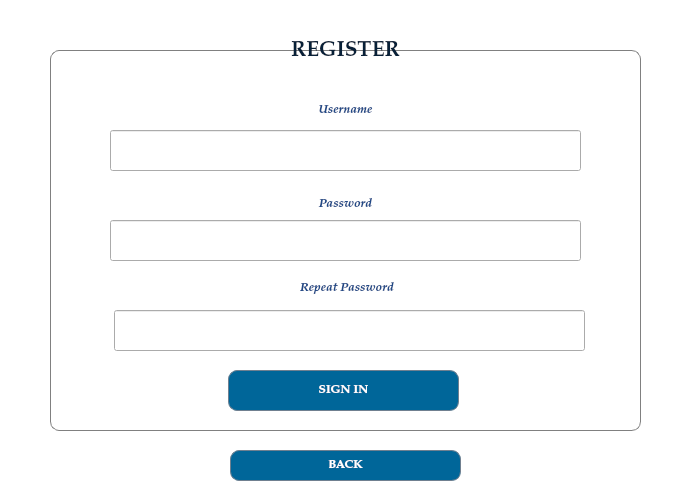
<?xml version="1.0" encoding="UTF-8"?>
<ui version="4.0">
 <class>signin</class>
 <widget class="QDialog" name="signin">
  <property name="geometry">
   <rect>
    <x>0</x>
    <y>0</y>
    <width>700</width>
    <height>500</height>
   </rect>
  </property>
  <property name="palette">
   <palette>
    <active>
     <colorrole role="Base">
      <brush brushstyle="SolidPattern">
       <color alpha="255">
        <red>255</red>
        <green>255</green>
        <blue>255</blue>
       </color>
      </brush>
     </colorrole>
     <colorrole role="Window">
      <brush brushstyle="SolidPattern">
       <color alpha="255">
        <red>255</red>
        <green>255</green>
        <blue>255</blue>
       </color>
      </brush>
     </colorrole>
    </active>
    <inactive>
     <colorrole role="Base">
      <brush brushstyle="SolidPattern">
       <color alpha="255">
        <red>255</red>
        <green>255</green>
        <blue>255</blue>
       </color>
      </brush>
     </colorrole>
     <colorrole role="Window">
      <brush brushstyle="SolidPattern">
       <color alpha="255">
        <red>255</red>
        <green>255</green>
        <blue>255</blue>
       </color>
      </brush>
     </colorrole>
    </inactive>
    <disabled>
     <colorrole role="Base">
      <brush brushstyle="SolidPattern">
       <color alpha="255">
        <red>255</red>
        <green>255</green>
        <blue>255</blue>
       </color>
      </brush>
     </colorrole>
     <colorrole role="Window">
      <brush brushstyle="SolidPattern">
       <color alpha="255">
        <red>255</red>
        <green>255</green>
        <blue>255</blue>
       </color>
      </brush>
     </colorrole>
    </disabled>
   </palette>
  </property>
  <property name="windowTitle">
   <string>Register</string>
  </property>
  <widget class="QGroupBox" name="groupBox">
   <property name="geometry">
    <rect>
     <x>50</x>
     <y>50</y>
     <width>591</width>
     <height>381</height>
    </rect>
   </property>
   <property name="palette">
    <palette>
     <active>
      <colorrole role="Base">
       <brush brushstyle="SolidPattern">
        <color alpha="255">
         <red>255</red>
         <green>255</green>
         <blue>255</blue>
        </color>
       </brush>
      </colorrole>
      <colorrole role="Window">
       <brush brushstyle="SolidPattern">
        <color alpha="255">
         <red>255</red>
         <green>255</green>
         <blue>255</blue>
        </color>
       </brush>
      </colorrole>
     </active>
     <inactive>
      <colorrole role="Base">
       <brush brushstyle="SolidPattern">
        <color alpha="255">
         <red>255</red>
         <green>255</green>
         <blue>255</blue>
        </color>
       </brush>
      </colorrole>
      <colorrole role="Window">
       <brush brushstyle="SolidPattern">
        <color alpha="255">
         <red>255</red>
         <green>255</green>
         <blue>255</blue>
        </color>
       </brush>
      </colorrole>
     </inactive>
     <disabled>
      <colorrole role="Base">
       <brush brushstyle="SolidPattern">
        <color alpha="255">
         <red>255</red>
         <green>255</green>
         <blue>255</blue>
        </color>
       </brush>
      </colorrole>
      <colorrole role="Window">
       <brush brushstyle="SolidPattern">
        <color alpha="255">
         <red>255</red>
         <green>255</green>
         <blue>255</blue>
        </color>
       </brush>
      </colorrole>
     </disabled>
    </palette>
   </property>
   <property name="autoFillBackground">
    <bool>false</bool>
   </property>
   <property name="styleSheet">
    <string notr="true">QGroupBox {
    border: 1px solid gray;
    border-radius: 9px;
    margin-top: 0.5em;
}</string>
   </property>
   <property name="title">
    <string/>
   </property>
   <widget class="QLineEdit" name="lineEdit_username">
    <property name="geometry">
     <rect>
      <x>60</x>
      <y>80</y>
      <width>471</width>
      <height>41</height>
     </rect>
    </property>
    <property name="palette">
     <palette>
      <active>
       <colorrole role="Text">
        <brush brushstyle="SolidPattern">
         <color alpha="255">
          <red>7</red>
          <green>32</green>
          <blue>56</blue>
         </color>
        </brush>
       </colorrole>
       <colorrole role="PlaceholderText">
        <brush brushstyle="SolidPattern">
         <color alpha="128">
          <red>7</red>
          <green>32</green>
          <blue>56</blue>
         </color>
        </brush>
       </colorrole>
      </active>
      <inactive>
       <colorrole role="Text">
        <brush brushstyle="SolidPattern">
         <color alpha="255">
          <red>7</red>
          <green>32</green>
          <blue>56</blue>
         </color>
        </brush>
       </colorrole>
       <colorrole role="PlaceholderText">
        <brush brushstyle="SolidPattern">
         <color alpha="128">
          <red>7</red>
          <green>32</green>
          <blue>56</blue>
         </color>
        </brush>
       </colorrole>
      </inactive>
      <disabled>
       <colorrole role="Text">
        <brush brushstyle="SolidPattern">
         <color alpha="255">
          <red>190</red>
          <green>190</green>
          <blue>190</blue>
         </color>
        </brush>
       </colorrole>
       <colorrole role="PlaceholderText">
        <brush brushstyle="SolidPattern">
         <color alpha="128">
          <red>0</red>
          <green>0</green>
          <blue>0</blue>
         </color>
        </brush>
       </colorrole>
      </disabled>
     </palette>
    </property>
    <property name="font">
     <font>
      <family>URW Palladio L</family>
      <weight>75</weight>
      <bold>true</bold>
     </font>
    </property>
    <property name="alignment">
     <set>Qt::AlignCenter</set>
    </property>
   </widget>
   <widget class="QLabel" name="label">
    <property name="geometry">
     <rect>
      <x>0</x>
      <y>40</y>
      <width>591</width>
      <height>41</height>
     </rect>
    </property>
    <property name="palette">
     <palette>
      <active>
       <colorrole role="WindowText">
        <brush brushstyle="SolidPattern">
         <color alpha="255">
          <red>32</red>
          <green>74</green>
          <blue>135</blue>
         </color>
        </brush>
       </colorrole>
      </active>
      <inactive>
       <colorrole role="WindowText">
        <brush brushstyle="SolidPattern">
         <color alpha="255">
          <red>32</red>
          <green>74</green>
          <blue>135</blue>
         </color>
        </brush>
       </colorrole>
      </inactive>
      <disabled>
       <colorrole role="WindowText">
        <brush brushstyle="SolidPattern">
         <color alpha="255">
          <red>190</red>
          <green>190</green>
          <blue>190</blue>
         </color>
        </brush>
       </colorrole>
      </disabled>
     </palette>
    </property>
    <property name="font">
     <font>
      <family>URW Palladio L</family>
      <weight>75</weight>
      <italic>true</italic>
      <bold>true</bold>
     </font>
    </property>
    <property name="text">
     <string>Username</string>
    </property>
    <property name="alignment">
     <set>Qt::AlignCenter</set>
    </property>
   </widget>
   <widget class="QLineEdit" name="lineEdit_2_password">
    <property name="geometry">
     <rect>
      <x>60</x>
      <y>170</y>
      <width>471</width>
      <height>41</height>
     </rect>
    </property>
    <property name="echoMode">
     <enum>QLineEdit::Password</enum>
    </property>
    <property name="alignment">
     <set>Qt::AlignCenter</set>
    </property>
   </widget>
   <widget class="QLabel" name="label_2">
    <property name="geometry">
     <rect>
      <x>0</x>
      <y>139</y>
      <width>591</width>
      <height>31</height>
     </rect>
    </property>
    <property name="palette">
     <palette>
      <active>
       <colorrole role="WindowText">
        <brush brushstyle="SolidPattern">
         <color alpha="255">
          <red>32</red>
          <green>74</green>
          <blue>135</blue>
         </color>
        </brush>
       </colorrole>
      </active>
      <inactive>
       <colorrole role="WindowText">
        <brush brushstyle="SolidPattern">
         <color alpha="255">
          <red>32</red>
          <green>74</green>
          <blue>135</blue>
         </color>
        </brush>
       </colorrole>
      </inactive>
      <disabled>
       <colorrole role="WindowText">
        <brush brushstyle="SolidPattern">
         <color alpha="255">
          <red>190</red>
          <green>190</green>
          <blue>190</blue>
         </color>
        </brush>
       </colorrole>
      </disabled>
     </palette>
    </property>
    <property name="font">
     <font>
      <family>URW Palladio L</family>
      <weight>75</weight>
      <italic>true</italic>
      <bold>true</bold>
     </font>
    </property>
    <property name="text">
     <string>Password</string>
    </property>
    <property name="alignment">
     <set>Qt::AlignCenter</set>
    </property>
   </widget>
   <widget class="QLabel" name="label_3">
    <property name="geometry">
     <rect>
      <x>250</x>
      <y>218</y>
      <width>118</width>
      <height>41</height>
     </rect>
    </property>
    <property name="palette">
     <palette>
      <active>
       <colorrole role="WindowText">
        <brush brushstyle="SolidPattern">
         <color alpha="255">
          <red>32</red>
          <green>74</green>
          <blue>135</blue>
         </color>
        </brush>
       </colorrole>
      </active>
      <inactive>
       <colorrole role="WindowText">
        <brush brushstyle="SolidPattern">
         <color alpha="255">
          <red>32</red>
          <green>74</green>
          <blue>135</blue>
         </color>
        </brush>
       </colorrole>
      </inactive>
      <disabled>
       <colorrole role="WindowText">
        <brush brushstyle="SolidPattern">
         <color alpha="255">
          <red>190</red>
          <green>190</green>
          <blue>190</blue>
         </color>
        </brush>
       </colorrole>
      </disabled>
     </palette>
    </property>
    <property name="font">
     <font>
      <family>URW Palladio L</family>
      <weight>75</weight>
      <italic>true</italic>
      <bold>true</bold>
     </font>
    </property>
    <property name="text">
     <string>Repeat Password</string>
    </property>
   </widget>
   <widget class="QLineEdit" name="lineEdit_3_passwordrepeat">
    <property name="geometry">
     <rect>
      <x>64</x>
      <y>260</y>
      <width>471</width>
      <height>41</height>
     </rect>
    </property>
    <property name="echoMode">
     <enum>QLineEdit::Password</enum>
    </property>
    <property name="alignment">
     <set>Qt::AlignCenter</set>
    </property>
   </widget>
   <widget class="QPushButton" name="pushButton">
    <property name="geometry">
     <rect>
      <x>178</x>
      <y>320</y>
      <width>231</width>
      <height>41</height>
     </rect>
    </property>
    <property name="font">
     <font>
      <family>URW Palladio L</family>
      <weight>75</weight>
      <bold>true</bold>
     </font>
    </property>
    <property name="styleSheet">
     <string notr="true">QPushButton#pushButton:hover {
    background-color: rgb(255, 255, 255);
	border: 1px solid SlateGrey;
	border-radius: 9px;
	color: rgb(0, 68, 102);
}
QPushButton#pushButton {
	background-color: rgb(0, 102, 153);
    border: 1px solid SlateGrey;
	border-radius: 9px;
	color: white;
}</string>
    </property>
    <property name="text">
     <string>SIGN IN</string>
    </property>
   </widget>
  </widget>
  <widget class="QLabel" name="label_4">
   <property name="geometry">
    <rect>
     <x>50</x>
     <y>10</y>
     <width>591</width>
     <height>81</height>
    </rect>
   </property>
   <property name="palette">
    <palette>
     <active>
      <colorrole role="WindowText">
       <brush brushstyle="SolidPattern">
        <color alpha="255">
         <red>7</red>
         <green>32</green>
         <blue>56</blue>
        </color>
       </brush>
      </colorrole>
     </active>
     <inactive>
      <colorrole role="WindowText">
       <brush brushstyle="SolidPattern">
        <color alpha="255">
         <red>7</red>
         <green>32</green>
         <blue>56</blue>
        </color>
       </brush>
      </colorrole>
     </inactive>
     <disabled>
      <colorrole role="WindowText">
       <brush brushstyle="SolidPattern">
        <color alpha="255">
         <red>190</red>
         <green>190</green>
         <blue>190</blue>
        </color>
       </brush>
      </colorrole>
     </disabled>
    </palette>
   </property>
   <property name="font">
    <font>
     <family>URW Palladio L</family>
     <pointsize>16</pointsize>
     <weight>75</weight>
     <bold>true</bold>
    </font>
   </property>
   <property name="text">
    <string>REGISTER</string>
   </property>
   <property name="alignment">
    <set>Qt::AlignCenter</set>
   </property>
  </widget>
  <widget class="QPushButton" name="pushButton_2">
   <property name="geometry">
    <rect>
     <x>230</x>
     <y>450</y>
     <width>231</width>
     <height>31</height>
    </rect>
   </property>
   <property name="font">
    <font>
     <family>URW Palladio L</family>
     <weight>75</weight>
     <bold>true</bold>
    </font>
   </property>
   <property name="styleSheet">
    <string notr="true">QPushButton#pushButton_2:hover {
    background-color: rgb(255, 255, 255);
	border: 1px solid SlateGrey;
	border-radius: 9px;
	color: rgb(0, 68, 102);
}
QPushButton#pushButton_2 {
	background-color: rgb(0, 102, 153);
    border: 1px solid SlateGrey;
	border-radius: 9px;
	color: white;
}</string>
   </property>
   <property name="text">
    <string>BACK</string>
   </property>
  </widget>
 </widget>
 <resources/>
 <connections/>
</ui>
